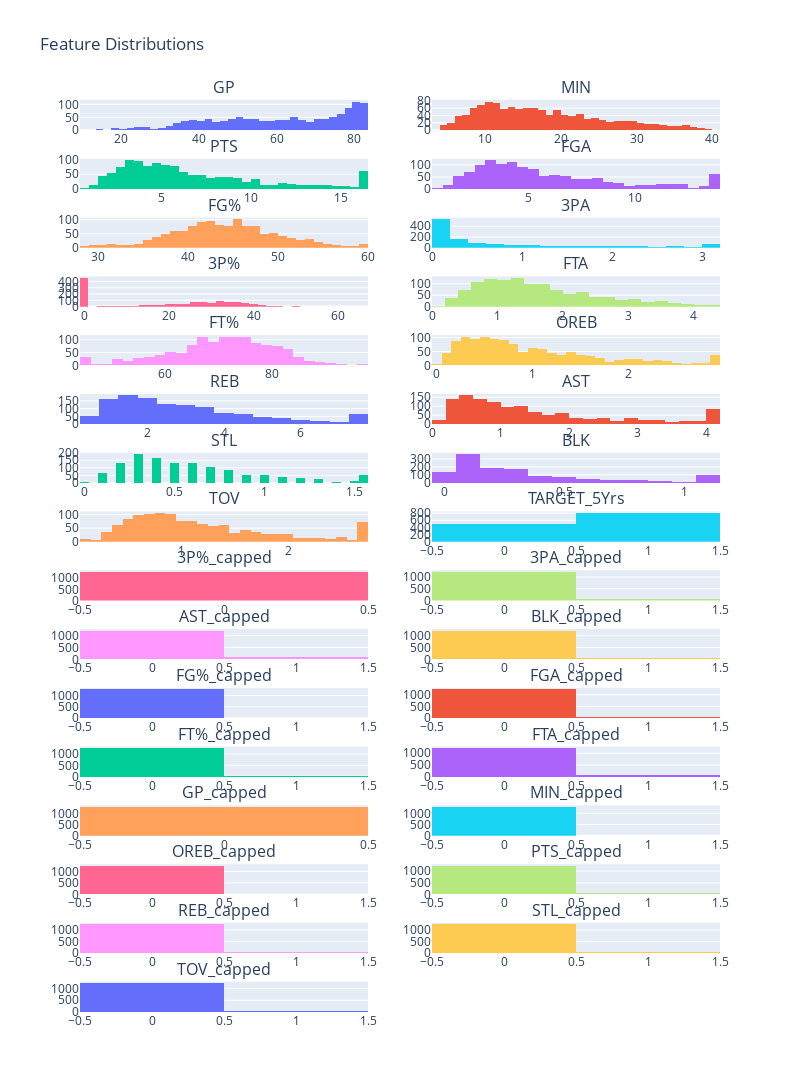

The code cell stored with this chart in its notebook:
### Code cell
# Plot feature distributions using subplots
numeric_cols = df.select_dtypes(include=['float64', 'int64']).columns
cols_per_row = 2
rows = (len(numeric_cols) + cols_per_row - 1) // cols_per_row

fig_dist = make_subplots(rows=rows, cols=cols_per_row, subplot_titles=numeric_cols)

for i, col in enumerate(numeric_cols):
    row = i // cols_per_row + 1
    col_pos = i % cols_per_row + 1
    fig_dist.add_trace(
        go.Histogram(x=df[col], name=col, showlegend=False),
        row=row, col=col_pos
    )

fig_dist.update_layout(height=300*rows, width=400*cols_per_row, title_text="Feature Distributions")
fig_dist.show()

### Figure 1 — Plotly figure (JSON) as saved in the notebook; plotly's stock layout.template omitted (floating-point values rounded to 4 significant figures; data arrays with more than 128 entries replaced by an {"elided": "..."} marker saying what was removed)
{"data": [{"name": "GP", "showlegend": false, "type": "histogram", "x": {"elided": "1288 int values"}, "xaxis": "x", "yaxis": "y"}, {"name": "MIN", "showlegend": false, "type": "histogram", "x": {"elided": "1288 float values"}, "xaxis": "x2", "yaxis": "y2"}, {"name": "PTS", "showlegend": false, "type": "histogram", "x": {"elided": "1288 float values"}, "xaxis": "x3", "yaxis": "y3"}, {"name": "FGA", "showlegend": false, "type": "histogram", "x": {"elided": "1288 float values"}, "xaxis": "x4", "yaxis": "y4"}, {"name": "FG%", "showlegend": false, "type": "histogram", "x": {"elided": "1288 float values"}, "xaxis": "x5", "yaxis": "y5"}, {"name": "3PA", "showlegend": false, "type": "histogram", "x": {"elided": "1288 float values"}, "xaxis": "x6", "yaxis": "y6"}, {"name": "3P%", "showlegend": false, "type": "histogram", "x": {"elided": "1288 float values"}, "xaxis": "x7", "yaxis": "y7"}, {"name": "FTA", "showlegend": false, "type": "histogram", "x": {"elided": "1288 float values"}, "xaxis": "x8", "yaxis": "y8"}, {"name": "FT%", "showlegend": false, "type": "histogram", "x": {"elided": "1288 float values"}, "xaxis": "x9", "yaxis": "y9"}, {"name": "OREB", "showlegend": false, "type": "histogram", "x": {"elided": "1288 float values"}, "xaxis": "x10", "yaxis": "y10"}, {"name": "REB", "showlegend": false, "type": "histogram", "x": {"elided": "1288 float values"}, "xaxis": "x11", "yaxis": "y11"}, {"name": "AST", "showlegend": false, "type": "histogram", "x": {"elided": "1288 float values"}, "xaxis": "x12", "yaxis": "y12"}, {"name": "STL", "showlegend": false, "type": "histogram", "x": {"elided": "1288 float values"}, "xaxis": "x13", "yaxis": "y13"}, {"name": "BLK", "showlegend": false, "type": "histogram", "x": {"elided": "1288 float values"}, "xaxis": "x14", "yaxis": "y14"}, {"name": "TOV", "showlegend": false, "type": "histogram", "x": {"elided": "1288 float values"}, "xaxis": "x15", "yaxis": "y15"}, {"name": "TARGET_5Yrs", "showlegend": false, "type": "histogram", "x": {"elided": "1288 float values"}, "xaxis": "x16", "yaxis": "y16"}, {"name": "3P%_capped", "showlegend": false, "type": "histogram", "x": {"elided": "1288 int values"}, "xaxis": "x17", "yaxis": "y17"}, {"name": "3PA_capped", "showlegend": false, "type": "histogram", "x": {"elided": "1288 int values"}, "xaxis": "x18", "yaxis": "y18"}, {"name": "AST_capped", "showlegend": false, "type": "histogram", "x": {"elided": "1288 int values"}, "xaxis": "x19", "yaxis": "y19"}, {"name": "BLK_capped", "showlegend": false, "type": "histogram", "x": {"elided": "1288 int values"}, "xaxis": "x20", "yaxis": "y20"}, {"name": "FG%_capped", "showlegend": false, "type": "histogram", "x": {"elided": "1288 int values"}, "xaxis": "x21", "yaxis": "y21"}, {"name": "FGA_capped", "showlegend": false, "type": "histogram", "x": {"elided": "1288 int values"}, "xaxis": "x22", "yaxis": "y22"}, {"name": "FT%_capped", "showlegend": false, "type": "histogram", "x": {"elided": "1288 int values"}, "xaxis": "x23", "yaxis": "y23"}, {"name": "FTA_capped", "showlegend": false, "type": "histogram", "x": {"elided": "1288 int values"}, "xaxis": "x24", "yaxis": "y24"}, {"name": "GP_capped", "showlegend": false, "type": "histogram", "x": {"elided": "1288 int values"}, "xaxis": "x25", "yaxis": "y25"}, {"name": "MIN_capped", "showlegend": false, "type": "histogram", "x": {"elided": "1288 int values"}, "xaxis": "x26", "yaxis": "y26"}, {"name": "OREB_capped", "showlegend": false, "type": "histogram", "x": {"elided": "1288 int values"}, "xaxis": "x27", "yaxis": "y27"}, {"name": "PTS_capped", "showlegend": false, "type": "histogram", "x": {"elided": "1288 int values"}, "xaxis": "x28", "yaxis": "y28"}, {"name": "REB_capped", "showlegend": false, "type": "histogram", "x": {"elided": "1288 int values"}, "xaxis": "x29", "yaxis": "y29"}, {"name": "STL_capped", "showlegend": false, "type": "histogram", "x": {"elided": "1288 int values"}, "xaxis": "x30", "yaxis": "y30"}, {"name": "TOV_capped", "showlegend": false, "type": "histogram", "x": {"elided": "1288 int values"}, "xaxis": "x31", "yaxis": "y31"}], "layout": {"annotations": [{"font": {"size": 16}, "showarrow": false, "text": "GP", "x": 0.225, "xanchor": "center", "xref": "paper", "y": 1, "yanchor": "bottom", "yref": "paper"}, {"font": {"size": 16}, "showarrow": false, "text": "MIN", "x": 0.775, "xanchor": "center", "xref": "paper", "y": 1, "yanchor": "bottom", "yref": "paper"}, {"font": {"size": 16}, "showarrow": false, "text": "PTS", "x": 0.225, "xanchor": "center", "xref": "paper", "y": 0.9355, "yanchor": "bottom", "yref": "paper"}, {"font": {"size": 16}, "showarrow": false, "text": "FGA", "x": 0.775, "xanchor": "center", "xref": "paper", "y": 0.9355, "yanchor": "bottom", "yref": "paper"}, {"font": {"size": 16}, "showarrow": false, "text": "FG%", "x": 0.225, "xanchor": "center", "xref": "paper", "y": 0.8711, "yanchor": "bottom", "yref": "paper"}, {"font": {"size": 16}, "showarrow": false, "text": "3PA", "x": 0.775, "xanchor": "center", "xref": "paper", "y": 0.8711, "yanchor": "bottom", "yref": "paper"}, {"font": {"size": 16}, "showarrow": false, "text": "3P%", "x": 0.225, "xanchor": "center", "xref": "paper", "y": 0.8066, "yanchor": "bottom", "yref": "paper"}, {"font": {"size": 16}, "showarrow": false, "text": "FTA", "x": 0.775, "xanchor": "center", "xref": "paper", "y": 0.8066, "yanchor": "bottom", "yref": "paper"}, {"font": {"size": 16}, "showarrow": false, "text": "FT%", "x": 0.225, "xanchor": "center", "xref": "paper", "y": 0.7422, "yanchor": "bottom", "yref": "paper"}, {"font": {"size": 16}, "showarrow": false, "text": "OREB", "x": 0.775, "xanchor": "center", "xref": "paper", "y": 0.7422, "yanchor": "bottom", "yref": "paper"}, {"font": {"size": 16}, "showarrow": false, "text": "REB", "x": 0.225, "xanchor": "center", "xref": "paper", "y": 0.6777, "yanchor": "bottom", "yref": "paper"}, {"font": {"size": 16}, "showarrow": false, "text": "AST", "x": 0.775, "xanchor": "center", "xref": "paper", "y": 0.6777, "yanchor": "bottom", "yref": "paper"}, {"font": {"size": 16}, "showarrow": false, "text": "STL", "x": 0.225, "xanchor": "center", "xref": "paper", "y": 0.6133, "yanchor": "bottom", "yref": "paper"}, {"font": {"size": 16}, "showarrow": false, "text": "BLK", "x": 0.775, "xanchor": "center", "xref": "paper", "y": 0.6133, "yanchor": "bottom", "yref": "paper"}, {"font": {"size": 16}, "showarrow": false, "text": "TOV", "x": 0.225, "xanchor": "center", "xref": "paper", "y": 0.5488, "yanchor": "bottom", "yref": "paper"}, {"font": {"size": 16}, "showarrow": false, "text": "TARGET_5Yrs", "x": 0.775, "xanchor": "center", "xref": "paper", "y": 0.5488, "yanchor": "bottom", "yref": "paper"}, {"font": {"size": 16}, "showarrow": false, "text": "3P%_capped", "x": 0.225, "xanchor": "center", "xref": "paper", "y": 0.4844, "yanchor": "bottom", "yref": "paper"}, {"font": {"size": 16}, "showarrow": false, "text": "3PA_capped", "x": 0.775, "xanchor": "center", "xref": "paper", "y": 0.4844, "yanchor": "bottom", "yref": "paper"}, {"font": {"size": 16}, "showarrow": false, "text": "AST_capped", "x": 0.225, "xanchor": "center", "xref": "paper", "y": 0.4199, "yanchor": "bottom", "yref": "paper"}, {"font": {"size": 16}, "showarrow": false, "text": "BLK_capped", "x": 0.775, "xanchor": "center", "xref": "paper", "y": 0.4199, "yanchor": "bottom", "yref": "paper"}, {"font": {"size": 16}, "showarrow": false, "text": "FG%_capped", "x": 0.225, "xanchor": "center", "xref": "paper", "y": 0.3555, "yanchor": "bottom", "yref": "paper"}, {"font": {"size": 16}, "showarrow": false, "text": "FGA_capped", "x": 0.775, "xanchor": "center", "xref": "paper", "y": 0.3555, "yanchor": "bottom", "yref": "paper"}, {"font": {"size": 16}, "showarrow": false, "text": "FT%_capped", "x": 0.225, "xanchor": "center", "xref": "paper", "y": 0.291, "yanchor": "bottom", "yref": "paper"}, {"font": {"size": 16}, "showarrow": false, "text": "FTA_capped", "x": 0.775, "xanchor": "center", "xref": "paper", "y": 0.291, "yanchor": "bottom", "yref": "paper"}, {"font": {"size": 16}, "showarrow": false, "text": "GP_capped", "x": 0.225, "xanchor": "center", "xref": "paper", "y": 0.2266, "yanchor": "bottom", "yref": "paper"}, {"font": {"size": 16}, "showarrow": false, "text": "MIN_capped", "x": 0.775, "xanchor": "center", "xref": "paper", "y": 0.2266, "yanchor": "bottom", "yref": "paper"}, {"font": {"size": 16}, "showarrow": false, "text": "OREB_capped", "x": 0.225, "xanchor": "center", "xref": "paper", "y": 0.1621, "yanchor": "bottom", "yref": "paper"}, {"font": {"size": 16}, "showarrow": false, "text": "PTS_capped", "x": 0.775, "xanchor": "center", "xref": "paper", "y": 0.1621, "yanchor": "bottom", "yref": "paper"}, {"font": {"size": 16}, "showarrow": false, "text": "REB_capped", "x": 0.225, "xanchor": "center", "xref": "paper", "y": 0.09766, "yanchor": "bottom", "yref": "paper"}, {"font": {"size": 16}, "showarrow": false, "text": "STL_capped", "x": 0.775, "xanchor": "center", "xref": "paper", "y": 0.09766, "yanchor": "bottom", "yref": "paper"}, {"font": {"size": 16}, "showarrow": false, "text": "TOV_capped", "x": 0.225, "xanchor": "center", "xref": "paper", "y": 0.0332, "yanchor": "bottom", "yref": "paper"}], "height": 4800, "title": {"text": "Feature Distributions"}, "width": 800, "xaxis": {"anchor": "y", "domain": [0, 0.45]}, "xaxis10": {"anchor": "y10", "domain": [0.55, 1]}, "xaxis11": {"anchor": "y11", "domain": [0, 0.45]}, "xaxis12": {"anchor": "y12", "domain": [0.55, 1]}, "xaxis13": {"anchor": "y13", "domain": [0, 0.45]}, "xaxis14": {"anchor": "y14", "domain": [0.55, 1]}, "xaxis15": {"anchor": "y15", "domain": [0, 0.45]}, "xaxis16": {"anchor": "y16", "domain": [0.55, 1]}, "xaxis17": {"anchor": "y17", "domain": [0, 0.45]}, "xaxis18": {"anchor": "y18", "domain": [0.55, 1]}, "xaxis19": {"anchor": "y19", "domain": [0, 0.45]}, "xaxis2": {"anchor": "y2", "domain": [0.55, 1]}, "xaxis20": {"anchor": "y20", "domain": [0.55, 1]}, "xaxis21": {"anchor": "y21", "domain": [0, 0.45]}, "xaxis22": {"anchor": "y22", "domain": [0.55, 1]}, "xaxis23": {"anchor": "y23", "domain": [0, 0.45]}, "xaxis24": {"anchor": "y24", "domain": [0.55, 1]}, "xaxis25": {"anchor": "y25", "domain": [0, 0.45]}, "xaxis26": {"anchor": "y26", "domain": [0.55, 1]}, "xaxis27": {"anchor": "y27", "domain": [0, 0.45]}, "xaxis28": {"anchor": "y28", "domain": [0.55, 1]}, "xaxis29": {"anchor": "y29", "domain": [0, 0.45]}, "xaxis3": {"anchor": "y3", "domain": [0, 0.45]}, "xaxis30": {"anchor": "y30", "domain": [0.55, 1]}, "xaxis31": {"anchor": "y31", "domain": [0, 0.45]}, "xaxis32": {"anchor": "y32", "domain": [0.55, 1]}, "xaxis4": {"anchor": "y4", "domain": [0.55, 1]}, "xaxis5": {"anchor": "y5", "domain": [0, 0.45]}, "xaxis6": {"anchor": "y6", "domain": [0.55, 1]}, "xaxis7": {"anchor": "y7", "domain": [0, 0.45]}, "xaxis8": {"anchor": "y8", "domain": [0.55, 1]}, "xaxis9": {"anchor": "y9", "domain": [0, 0.45]}, "yaxis": {"anchor": "x", "domain": [0.9668, 1]}, "yaxis10": {"anchor": "x10", "domain": [0.709, 0.7422]}, "yaxis11": {"anchor": "x11", "domain": [0.6445, 0.6777]}, "yaxis12": {"anchor": "x12", "domain": [0.6445, 0.6777]}, "yaxis13": {"anchor": "x13", "domain": [0.5801, 0.6133]}, "yaxis14": {"anchor": "x14", "domain": [0.5801, 0.6133]}, "yaxis15": {"anchor": "x15", "domain": [0.5156, 0.5488]}, "yaxis16": {"anchor": "x16", "domain": [0.5156, 0.5488]}, "yaxis17": {"anchor": "x17", "domain": [0.4512, 0.4844]}, "yaxis18": {"anchor": "x18", "domain": [0.4512, 0.4844]}, "yaxis19": {"anchor": "x19", "domain": [0.3867, 0.4199]}, "yaxis2": {"anchor": "x2", "domain": [0.9668, 1]}, "yaxis20": {"anchor": "x20", "domain": [0.3867, 0.4199]}, "yaxis21": {"anchor": "x21", "domain": [0.3223, 0.3555]}, "yaxis22": {"anchor": "x22", "domain": [0.3223, 0.3555]}, "yaxis23": {"anchor": "x23", "domain": [0.2578, 0.291]}, "yaxis24": {"anchor": "x24", "domain": [0.2578, 0.291]}, "yaxis25": {"anchor": "x25", "domain": [0.1934, 0.2266]}, "yaxis26": {"anchor": "x26", "domain": [0.1934, 0.2266]}, "yaxis27": {"anchor": "x27", "domain": [0.1289, 0.1621]}, "yaxis28": {"anchor": "x28", "domain": [0.1289, 0.1621]}, "yaxis29": {"anchor": "x29", "domain": [0.06445, 0.09766]}, "yaxis3": {"anchor": "x3", "domain": [0.9023, 0.9355]}, "yaxis30": {"anchor": "x30", "domain": [0.06445, 0.09766]}, "yaxis31": {"anchor": "x31", "domain": [0, 0.0332]}, "yaxis32": {"anchor": "x32", "domain": [0, 0.0332]}, "yaxis4": {"anchor": "x4", "domain": [0.9023, 0.9355]}, "yaxis5": {"anchor": "x5", "domain": [0.8379, 0.8711]}, "yaxis6": {"anchor": "x6", "domain": [0.8379, 0.8711]}, "yaxis7": {"anchor": "x7", "domain": [0.7734, 0.8066]}, "yaxis8": {"anchor": "x8", "domain": [0.7734, 0.8066]}, "yaxis9": {"anchor": "x9", "domain": [0.709, 0.7422]}}}
